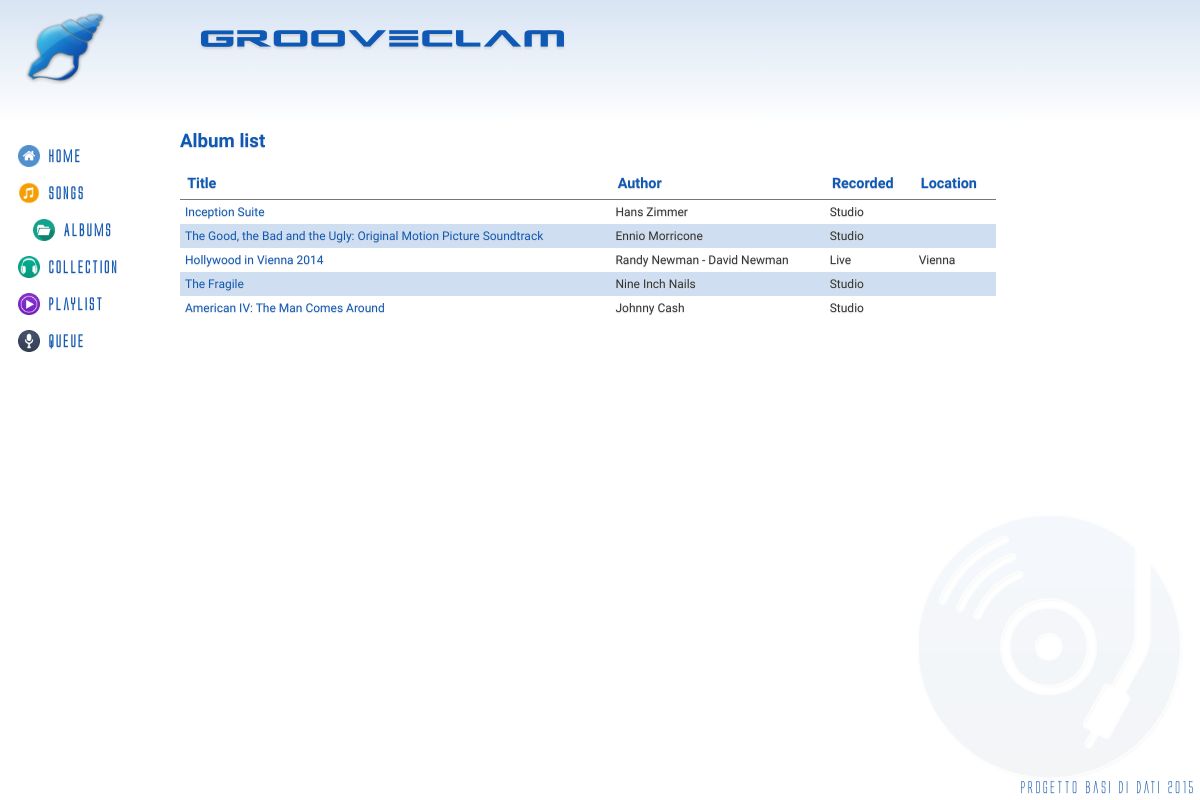
Page /?controller=albums&action=index on the earlier database version.
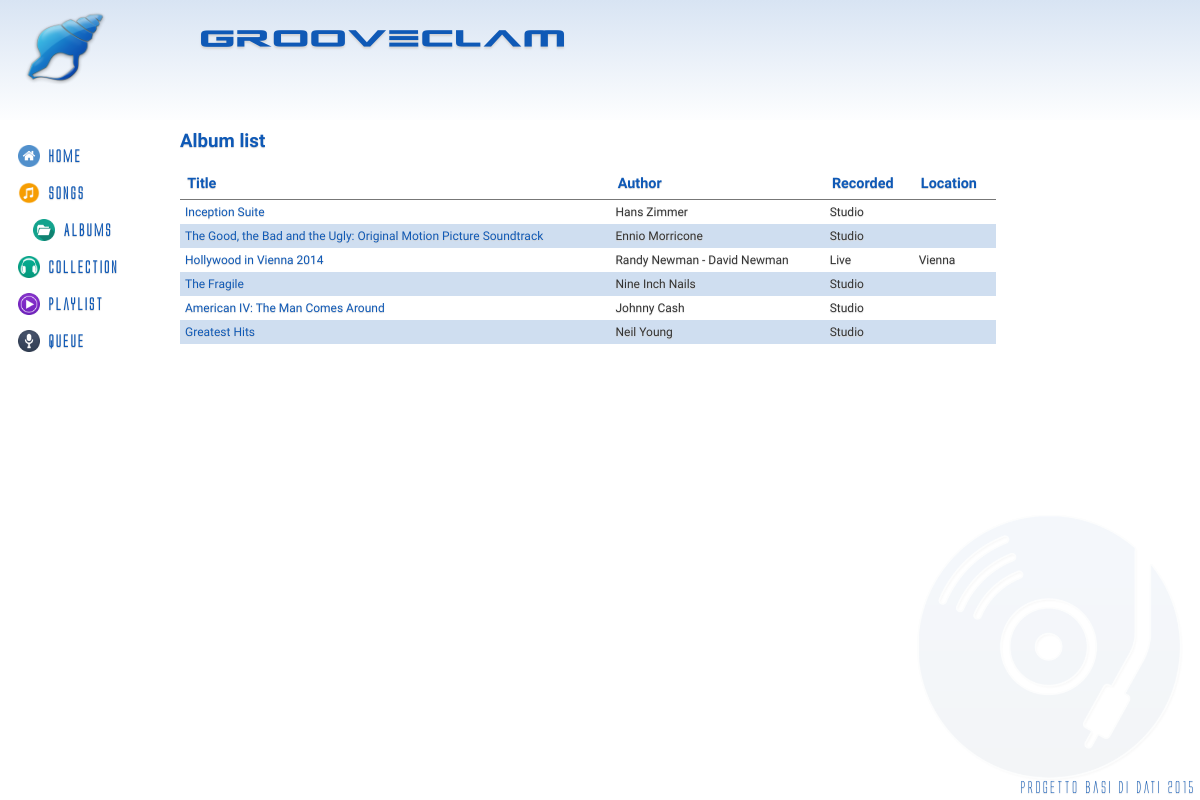
Same page on the later database version.
### tables this page shows
CREATE TABLE IF NOT EXISTS `Album` (
	`IdAlbum` INT(11) NOT NULL AUTO_INCREMENT,
	`Title` VARCHAR(140) NOT NULL,
	`Author` VARCHAR(140) NOT NULL,
	`Info` VARCHAR(300) DEFAULT NULL,
	`Year` DATE NOT NULL,
	`Live` BOOLEAN NOT NULL,
	`Location` VARCHAR(40) DEFAULT NULL,
	PRIMARY KEY(`IdAlbum`)
);

### controllers/albums_controller.php (called while the page is built, shortened)
<?php
class AlbumController {
	public function index() {
		$albums = Album::all();
		require_once('views/albums/index.php');
	}
}
?>

### index.php (called while the page is built, shortened)
<?php
require_once('views/layout.php');
?>

### models/album.php (called while the page is built, shortened)
<?php
class Album {
	private $id;
	private $title;
	private $author;
	private $live;
	public function __construct($id, $title, $author, $info, $live, $songs, $path) {
		$this->id = $id;
		$this->title = $title;
		$this->author = $author;
		$this->live = $live;
	}
	public function id() {
		return $this->id;
	}
	public function title() {
		return $this->title;
	}
	public function author() {
		return $this->author;
	}
	public function live() {
		return $this->live;
	}
	public static function all() {
		$list = array();
		$db = Db::getInstance();
		$req = $db->query('SELECT * FROM Album');
		foreach($req->fetchAll() as $album) {
			if(isset($album['Live']) && $album['Live'] == true) {
				$live = array(
					'Live' => $album['Live'],
					'Location' => $album['Location']
				);
			} else {
				$live = false;
			}
			$list[] = new Album($album['IdAlbum'], $album['Title'], $album['Author'], $album['Info'], $live, array(), '');
		}
		return $list;
	}
}
?>

### views/albums/index.php (the view, shortened to what this page needs)
<h3>Album list</h3>
<table class="table">
<thead>
	<tr>
		<th>Title</th>
		<th>Author</th>
		<th>Recorded</th>
		<th>Location</th>
	</tr>
</thead>
<tbody>
<?php foreach($albums as $album) { ?>
	<tr>
		<td><a href='?controller=albums&action=show&id=<?php echo $album->id(); ?>'><?php echo $album->title(); ?></a></td>
		<td><?php echo $album->author(); ?></td>
		<td><?php if(is_array($album->live())) { echo "Live"; } else { echo "Studio"; } ?></td>
		<td><?php if(is_array($album->live())) { $location = $album->live(); echo $location['Location']; } else { echo ""; } ?></td>
	</tr>
<?php } ?>
</tbody>
</table>

Differences in the rows shown:
added album: Title "Greatest Hits", Author "Neil Young", Live "Studio"
